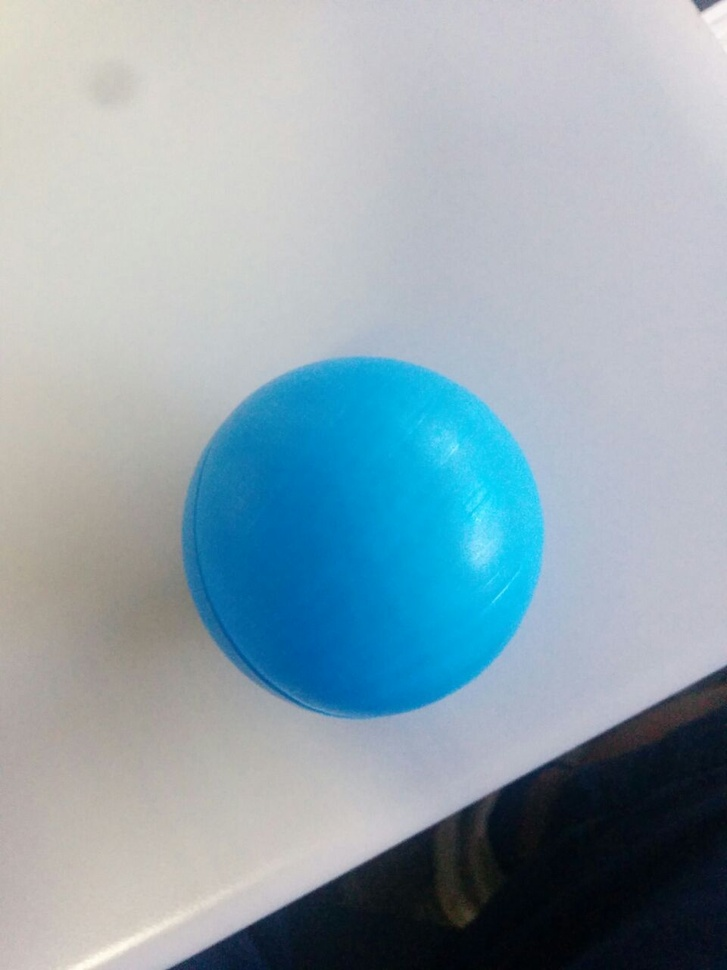
#> input picture pf-XX-YY/input/blue_ball.jpeg, 727 x 970 px, shrunk from 960 x 1280 before the run
$ python -i hough.py   (imports and definitions only)
#> lines starting #> are read from the running program, lines starting #| are printed output that depends on the picture
#> further down, picture is the input picture: shape (970, 727, 3); mean B, G, R 175.1, 164.5, 144
import cv2
import numpy as np
import copy as cp


def find(frame):
    # Copy frame
    img = cp.copy(frame)

    # Check if image is in grayscale
    if len(img.shape) > 2:
        # Transform to gray scale
        img = cv2.cvtColor(img, cv2.COLOR_BGR2GRAY)
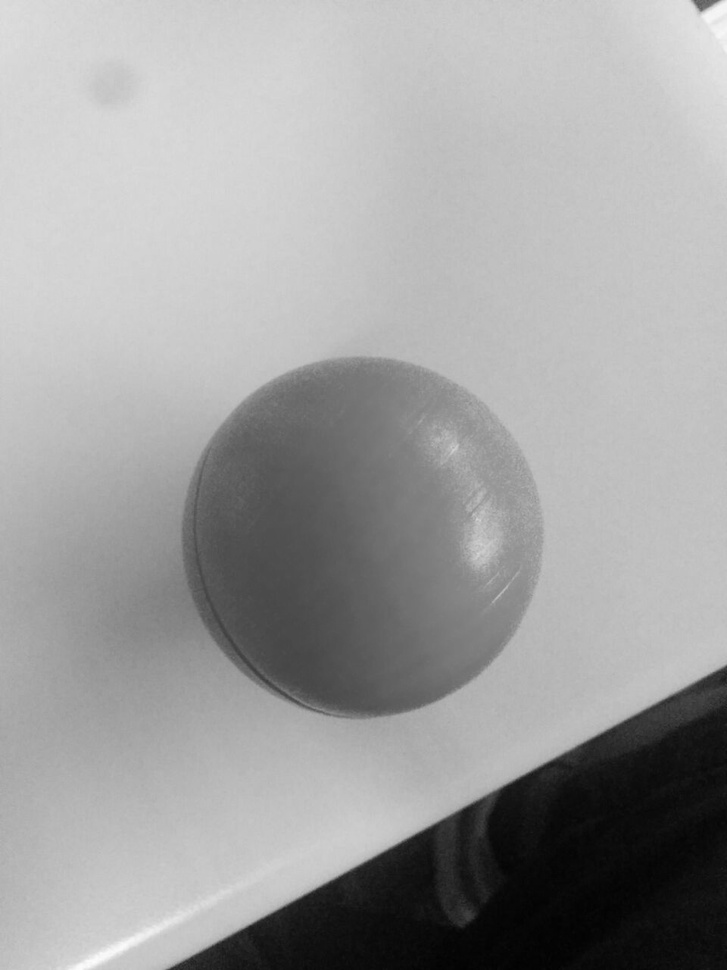
#> img: shape (970, 727); min 1, max 252, mean 159.6

    # Blur image to use in hough circles
    img = cv2.medianBlur(img, 5)

    # Find circles using hough
    circles = None

    circles = []
    param = 80
    while(param > 10 and len(circles) < 2):
        circles = cv2.HoughCircles(img,cv2.HOUGH_GRADIENT, 1, 10,
                                   param2 = param, minRadius = 15)

        param -= 1

        if type(circles) != np.ndarray:
            circles = []
        else:
            circles = circles[0,:]
#> this loop made 31 passes
#> after the loop, param = 49

    if type(circles) == np.ndarray:
        # Round positions to grid image
        circles = np.uint16(np.around(circles))
#> circles = [[362, 546, 189], [352, 542, 170]]

    return circles

def draw(frame, circles):
    # Copy frame to keep it safe
    img = cp.copy(frame)

    # For each circles
    for i in circles:
        # draw the outer circle
        cv2.circle(img, (i[0],i[1]), i[2], (0,255,0), 2)
        # draw the center of the circle
        cv2.circle(img, (i[0],i[1]), 2, (0,0,255), 3)

    return img

>>> import cv2
>>> picture = cv2.imread('../input/blue_ball.jpeg')
>>> result = find(picture)
#> result = [[362, 546, 189], [352, 542, 170]]
